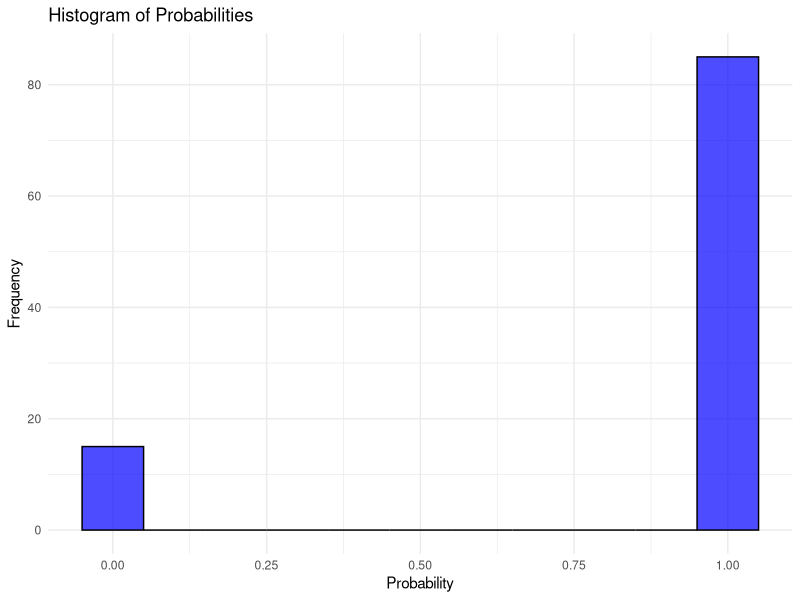

This figure's R source:
## ---- chunk 1
# Load necessary libraries
library(ggplot2)
## ---- chunk 2
# Function to check if there are duplicates in birthdays
has_duplicate_birthdays <- function(n) {
  birthdays <- sample(1:365, n, replace = TRUE)
  return(length(birthdays) != length(unique(birthdays)))
}

# Parameters
class_size <- 35
num_simulations <- 100
results <- numeric(num_simulations)

# Run the simulations
set.seed(42) # For reproducibility
for (i in 1:num_simulations) {
  results[i] <- has_duplicate_birthdays(class_size)
}

# Calculate the probabilities
probabilities <- mean(results) # Probability of at least one duplicate
## ---- chunk 3
# Plotting the histogram of results
ggplot(data.frame(probabilities = results), aes(x = probabilities)) +
  geom_histogram(binwidth = 0.1, fill = "blue", color = "black", alpha = 0.7) +
  labs(title = "Histogram of Probabilities", x = "Probability", y = "Frequency") +
  theme_minimal()
## ---- chunk 4
# Print the mean probability
mean_prob <- mean(results)
cat("mean =", mean_prob, "\n")

# Calculate 95% confidence interval
ci <- quantile(results, probs = c(0.025, 0.975))
cat("95% Confidence Interval: [", ci[1], ", ", ci[2], "]\n", sep = "")

## ---- chunk 5
EV=mean_prob*26-(1-mean_prob)*26
print(paste("ev=",EV)) 
## ---- chunk 6
FAIR=(mean_prob)/(1-mean_prob)
print(paste("fairbet=", FAIR)) 
